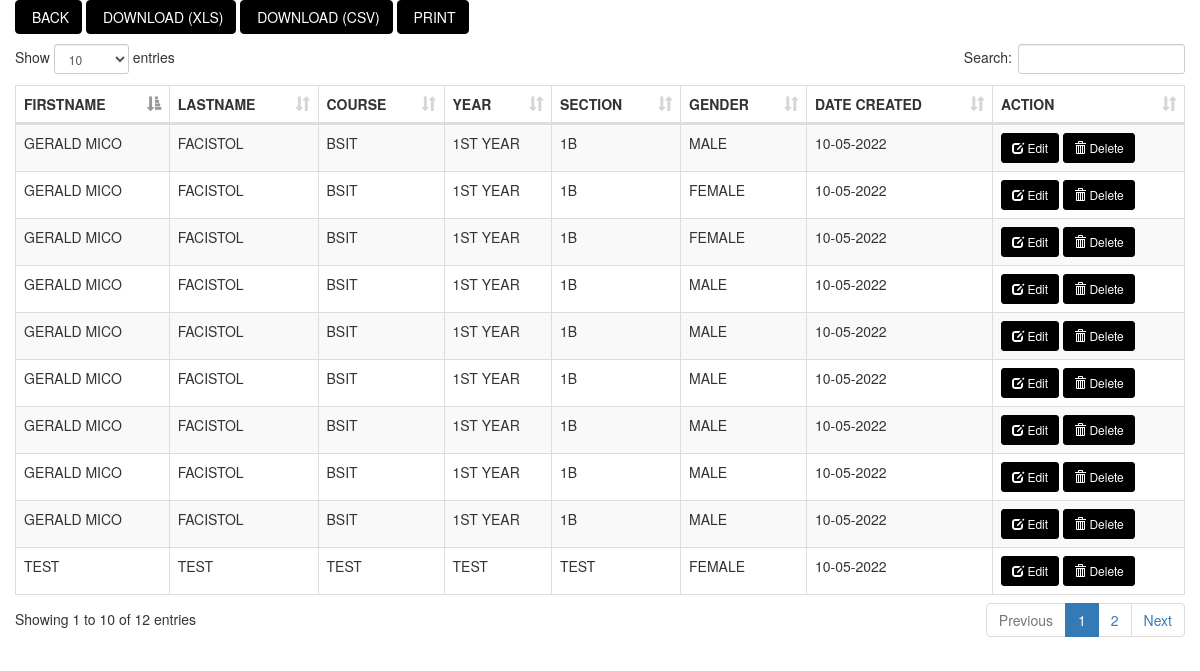
Screenshot of /USER/data/edit_csv.php?file_id=1 with the database file from the repository.
### tables this page shows
CREATE TABLE `student` (
  `id` int(11) NOT NULL,
  `firstname` varchar(50) NOT NULL,
  `lastname` varchar(50) NOT NULL,
  `course` varchar(50) NOT NULL,
  `year` varchar(50) NOT NULL,
  `section` varchar(50) NOT NULL,
  `gender` varchar(50) NOT NULL,
  `date_created` varchar(50) NOT NULL,
  `file_id` int(10) NOT NULL
);

### USER/data/edit_csv.php (the view, shortened to what this page needs)
<?php
    $file_id = $_GET['file_id'];
?>
<!DOCTYPE html>
<html>
<head>
    <link rel="stylesheet" type="text/css" href="bootstrap/css/bootstrap.min.css">
    <link rel="stylesheet" type="text/css" href="datatable/dataTable.bootstrap.min.css">
</head>
<body>
<div class="container">
    <div class="row">
        <div class="col-sm-12">
            <div class="row">
                <a href="index.php"  class="btn btn-primary" style="background-color:black; border-color:black;"><span class="glyphicon glyphicon-left"></span> BACK</a>
                 <a href="save_excel.php?file_id=<?php echo $file_id; ?>"  class="btn btn-primary" style="background-color:black; border-color:black;"><span class="glyphicon glyphicon-left"></span> DOWNLOAD (XLS)</a>
                 <a href="save_csv.php?file_id=<?php echo $file_id; ?>"  class="btn btn-primary" style="background-color:black; border-color:black;"><span class="glyphicon glyphicon-left"></span> DOWNLOAD (CSV)</a>
                 <a href="print_pdf.php?file_id=<?php echo $file_id; ?>"  class="btn btn-primary" style="background-color:black; border-color:black;"><span class="glyphicon glyphicon-left"></span> PRINT</a>
            </div>
            <div class="height10">
            </div>
            <div class="row">
                <table id="myTable" class="table table-bordered table-striped">
                    <thead>
                        <th>FIRSTNAME</th>
                        <th>LASTNAME</th>
                        <th>COURSE</th>
                        <th>YEAR</th>
                        <th>SECTION</th>
                        <th>GENDER</th>
                        <th>DATE CREATED</th>
                        <th>ACTION</th>
                    </thead>
                    <tbody>
                   <?php
                            include_once('../../connection/connection.php');
                            $sql = "SELECT * FROM student WHERE file_id = '$file_id'";
                            $query = $conn->query($sql);
                            while($row = $query->fetch_assoc()){
                                echo
                                "<tr>
                                    <td>".$row['firstname']."</td>
                                    <td>".$row['lastname']."</td>
                                    <td>".$row['course']."</td>
                                    <td>".$row['year']."</td>
                                    <td>".$row['section']."</td>
                                     <td>".$row['gender']."</td>
                                      <td>".$row['date_created']."</td>
                                  <td>
                                     <a href='#student_".$row['id']."' class='btn btn-success btn-sm' data-toggle='modal' style='background-color:black; border-color:black;'><span class='glyphicon glyphicon-edit'></span> Edit</a>
                                     <a href='#delete_".$row['id']."' class='btn btn-danger btn-sm' data-toggle='modal' style='background-color:black; border-color:black;'><span class='glyphicon glyphicon-trash'></span> Delete</a>
                                  </td>
                                </tr>";
                            }
                            ?>
                    </tbody>
                </table>
            </div>
        </div>
    </div>
</div>
</body>
</html>

### USER/data/edit_csv.php (style rules this page uses)
.height10 { height:10px; }

### rows the page displays
student: firstname "GERALD MICO", lastname "FACISTOL", course "BSIT", year "1ST YEAR", section "1B", gender "MALE", date_created "10-05-2022"
student: firstname "TEST", lastname "TEST", course "TEST", year "TEST", section "TEST", gender "FEMALE", date_created "10-05-2022"
student: firstname "GERALD MICO", lastname "FACISTOL", course "BSIT", year "1ST YEAR", section "1B", gender "FEMALE", date_created "10-05-2022"
student: firstname "GERALD MICO", lastname "FACISTOL", course "BSIT", year "1ST YEAR", section "1B", gender "FEMALE", date_created "10-05-2022"
student: firstname "GERALD MICO", lastname "FACISTOL", course "BSIT", year "1ST YEAR", section "1B", gender "MALE", date_created "10-05-2022"
student: firstname "GERALD MICO", lastname "FACISTOL", course "BSIT", year "1ST YEAR", section "1B", gender "MALE", date_created "10-05-2022"
student: firstname "GERALD MICO", lastname "FACISTOL", course "BSIT", year "1ST YEAR", section "1B", gender "MALE", date_created "10-05-2022"
student: firstname "GERALD MICO", lastname "FACISTOL", course "BSIT", year "1ST YEAR", section "1B", gender "MALE", date_created "10-05-2022"
student: firstname "GERALD MICO", lastname "FACISTOL", course "BSIT", year "1ST YEAR", section "1B", gender "MALE", date_created "10-05-2022"
student: firstname "GERALD MICO", lastname "FACISTOL", course "BSIT", year "1ST YEAR", section "1B", gender "MALE", date_created "10-05-2022"
